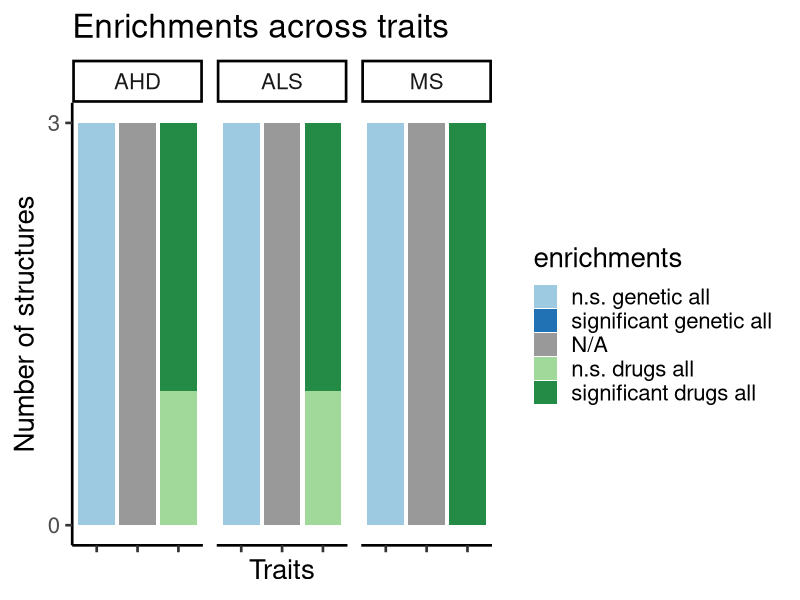

This figure's R source:
## ---- chunk 1
library(ggplot2)
## ---- chunk 2
mydata <- read.csv("Enrichments_barplot_w5_V10T03_302B1.csv", sep = ";")
## ---- chunk 3
enrichments <- mydata$Enrichment
trait <- mydata$Trait
number_of_structures <- as.numeric(mydata$Structures)
geneset <- mydata$Gene.set
factor_lvl <- 1:length(mydata[,1])
## ---- chunk 4
enrichments <- factor(enrichments, levels = rev(unique(enrichments)))
geneset <- factor(geneset, levels = unique(geneset))
trait <- factor(trait, levels = unique(trait))

## ---- chunk 5
# creating data frame 
enriched_proportions <- data.frame(number_of_structures,trait,enrichments,geneset,factor_lvl)

## ---- chunk 6
p1 <-   ggplot(enriched_proportions, aes(x=geneset, y=number_of_structures, fill = enrichments)) +
    geom_bar(stat="identity", position = "stack") +
    scale_y_continuous(breaks = c(0,3)) + #,limits = c(0,20)) +
    #geom_text(size = 6, position = position_stack(vjust = 0.75),aes(label = number_of_structures)) +
    facet_wrap(~ trait, ncol = 12) +
    labs(title="Enrichments across traits") +
    xlab("Traits") +
    ylab("Number of structures") +
    theme_classic(base_size = 20) +
    theme(axis.text.x=element_blank()) +
    scale_fill_manual(values=c("#238B45", "#A1D99B","grey60","#2171B5","#9ECAE1","#88419D","#C2A5CF")) +
    #coord_flip() +
    guides(fill = guide_legend(reverse = T))

p1
## ---- chunk 7
sessionInfo()
